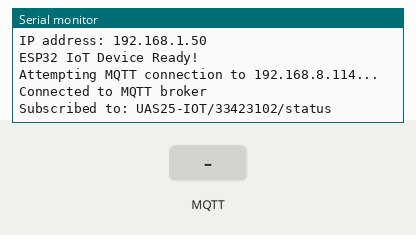
Simulated run of this sketch. Board: ESP32. Shown: the last lines printed to the serial monitor. The test bench sets the inputs (shaded band). WiFi joins after 1.5 s; servers stay silent unless stated; no MQTT or app messages arrive unless stated.

Above: at 2.8 s.
2.9 s: MQTT message "start" arrives on the first subscribed topic
At 3.8 s:
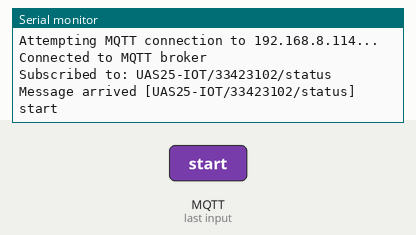
4.4 s: MQTT message "stop" arrives on the first subscribed topic
At 5.0 s:
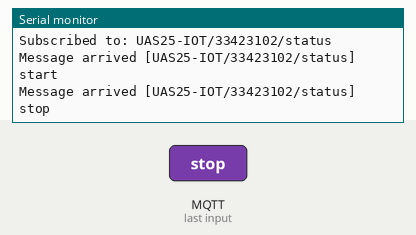
5.9 s: MQTT message "1" arrives on the first subscribed topic
At 7.1 s:
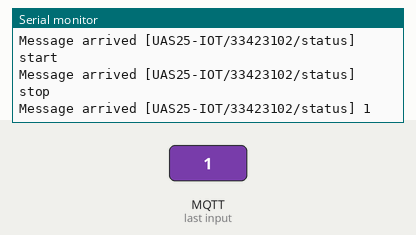
7.4 s: MQTT message "on" arrives on the first subscribed topic
At 8.6 s:
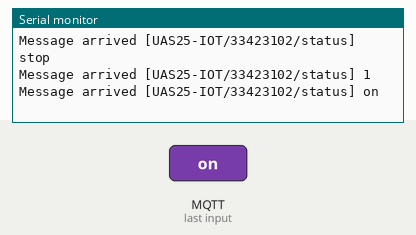
8.9 s: MQTT message "off" arrives on the first subscribed topic
At 9.8 s:
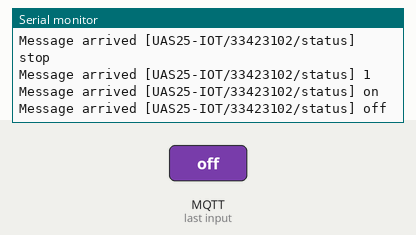

The sketch:

tubes-iot-sem4.ino
```cpp
#include <WiFi.h>
#include <PubSubClient.h>
#include <ArduinoJson.h>
#include <OneWire.h>
#include <DallasTemperature.h>

// --- WiFi Configuration ---
const char* ssid = "STARLINK 5G";
const char* password = "umrjateng";

// --- MQTT Configuration ---
const char* mqtt_server = "192.168.8.114";
const int mqtt_port = 1883;
const char* mqtt_client_id = "esp32_33423102";
const char* mqtt_username = "uas25_akmal";
const char* mqtt_password = "uas25_akmal";

// --- MQTT Topics ---
const char* BASE_TOPIC = "UAS25-IOT/33423102";
const char* temp_topic = "UAS25-IOT/33423102/SUHU";
const char* ph_topic = "UAS25-IOT/33423102/PH";
const char* control_topic = "UAS25-IOT/33423102/status";

// --- Pin Configuration ---
#define ONE_WIRE_BUS 4     // GPIO4 for DS18B20
#define PH_PIN 34          // Analog input pin (ESP32: GPIO34 recommended for analog)

// --- Objects ---
WiFiClient espClient;
PubSubClient client(espClient);
OneWire oneWire(ONE_WIRE_BUS);
DallasTemperature sensors(&oneWire);
DeviceAddress tempDeviceAddress;

// --- Variables ---
bool sensorActive = false;
unsigned long lastSensorPublish = 0;
const unsigned long sensorInterval = 5000;

void setup_wifi();

void setup() {
  Serial.begin(115200);
  delay(100);

  Serial.println("\nStarting ESP32 Setup...");


  sensors.begin();
  Serial.print("Jumlah sensor ditemukan: ");
  Serial.println(sensors.getDeviceCount());

  if (!sensors.getAddress(tempDeviceAddress, 0)) {
    Serial.println("Sensor DS18B20 TIDAK ditemukan. Cek koneksi.");
  } else {
    Serial.print("Sensor ditemukan dengan alamat: ");
    for (uint8_t i = 0; i < 8; i++) {
      Serial.print(tempDeviceAddress[i], HEX);
      Serial.print(" ");
    }
    Serial.println();
  }

  setup_wifi();
  client.setServer(mqtt_server, mqtt_port);
  client.setCallback(callback);

  Serial.println("ESP32 IoT Device Ready!");
}

void setup_wifi() {
  Serial.println();
  Serial.print("Connecting to ");
  Serial.println(ssid);

  WiFi.begin(ssid, password);

  while (WiFi.status() != WL_CONNECTED) {
    delay(500);
    Serial.print(".");
  }

  Serial.println("\nWiFi connected");
  Serial.print("IP address: ");
  Serial.println(WiFi.localIP());
}

void callback(char* topic, byte* payload, unsigned int length) {
  Serial.print("Message arrived [");
  Serial.print(topic);
  Serial.print("] ");

  String message = "";
  for (unsigned int i = 0; i < length; i++) {
    message += (char)payload[i];
  }
  Serial.println(message);

  if (String(topic) == control_topic) {
    DynamicJsonDocument doc(128);
    deserializeJson(doc, message);

    if (doc.containsKey("command")) {
      String command = doc["command"];
      if (command == "start") {
        sensorActive = true;

        Serial.println("Sensor ON");
      } else if (command == "stop") {
        sensorActive = false;

        Serial.println("Sensor OFF");
      }
    }
  }
}

void reconnect() {
  while (!client.connected()) {
    Serial.print("Attempting MQTT connection to ");
    Serial.print(mqtt_server);
    Serial.println("...");

    if (client.connect(mqtt_client_id, mqtt_username, mqtt_password)) {
      Serial.println("Connected to MQTT broker");
      client.subscribe(control_topic);
      Serial.print("Subscribed to: ");
      Serial.println(control_topic);

    } else {
      Serial.print("failed, rc=");
      Serial.print(client.state());
      Serial.println(" retry in 5 seconds");
      delay(5000);
    }
  }
}

void publishSensorData() {
  if (!sensorActive) return;

  sensors.requestTemperatures();
  float temperature = sensors.getTempCByIndex(0);
  if (temperature == DEVICE_DISCONNECTED_C) {
    Serial.println("Gagal baca suhu!");
    temperature = 0.0;
  }

  int nilaiADC = analogRead(PH_PIN);
  float voltase = (3.3 / 4095.0) * nilaiADC;
  float nilaiPH = 7.0 + ((2 - voltase) / 0.18);

  Serial.print("Suhu: "); Serial.print(temperature); Serial.println(" °C");
  Serial.print("pH: "); Serial.print(nilaiPH); Serial.print(" (ADC: "); Serial.print(nilaiADC); Serial.print(", Volt: "); Serial.print(voltase); Serial.println(")");

  DynamicJsonDocument tempDoc(64);
  tempDoc["value"] = temperature;
  String tempJson;
  serializeJson(tempDoc, tempJson);
  client.publish(temp_topic, tempJson.c_str());

  DynamicJsonDocument phDoc(64);
  phDoc["value"] = nilaiPH;
  String phJson;
  serializeJson(phDoc, phJson);
  client.publish(ph_topic, phJson.c_str());
}

void loop() {
  if (!client.connected()) {
    reconnect();
  }
  client.loop();

  unsigned long now = millis();
  if (sensorActive && now - lastSensorPublish > sensorInterval) {
    lastSensorPublish = now;
    publishSensorData();
  }

  if (WiFi.status() != WL_CONNECTED) {
    Serial.println("WiFi lost! Reconnecting...");
    setup_wifi();
  }

  delay(10);

}
```

Measured:
- after the input at 2.9 s, the serial monitor: prints a new line at once (image 1)
- after the input at 4.4 s, the serial monitor: prints a new line at once (image 2)
- after the input at 5.9 s, the serial monitor: prints a new line at once (image 3)
- after the input at 7.4 s, the serial monitor: prints a new line at once (image 4)
- after the input at 8.9 s, the serial monitor: prints a new line at once (image 5)
